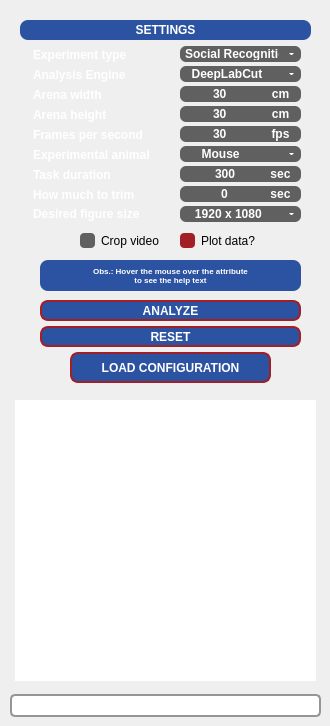
   <widget class="QWidget" name="analysis_tab">
    <attribute name="title">
     <string>ANALYSIS</string>
    </attribute>
    <widget class="QComboBox" name="type_combobox">
     <property name="geometry">
      <rect>
       <x>180</x>
       <y>46</y>
       <width>121</width>
       <height>16</height>
      </rect>
     </property>
     <property name="cursor">
      <cursorShape>PointingHandCursor</cursorShape>
     </property>
     <property name="styleSheet">
      <string notr="true">QComboBox{color:#FFFFFF;font:7pt&quot;Arial&quot;;font-weight:bold;background-color:#606060;border:0px;border-radius:6px;}QListView{color:#FFFFFF;font:8pt&quot;Century Gothic&quot;;font-weight:bold;background-color:#969696;border:0px;}QListView{color:#FFFFFF;font:7pt&quot;Arial&quot;;font-weight:bold;background-color:#606060;border:0px;border-radius:6px;}QComboBox::drop-down{width:20px;border:5px;}QComboBox::down-arrow{border-left:2px solid none;border-right:2px solid none;border-top:2px solid #FFFFFF;width:0.5px;height:1px;border-radius:2px;}QComboBox::down-arrow:hover{border-left:2px solid none;border-right:2px solid none;border-top:2px solid #A21F27;width:0.5px;height:1px;border-radius:2px;}QAbstractItemView{border:2px solid #969696;selection-background-color:#2C53A1;}</string>
     </property>
     <property name="currentText">
      <string notr="true">Social Recognition</string>
     </property>
     <property name="currentIndex">
      <number>1</number>
     </property>
     <item>
      <property name="text">
       <string>          NJR</string>
      </property>
     </item>
     <item>
      <property name="text">
       <string>Social Recognition</string>
      </property>
     </item>
    </widget>
    <widget class="QLabel" name="label_1">
     <property name="geometry">
      <rect>
       <x>20</x>
       <y>20</y>
       <width>291</width>
       <height>20</height>
      </rect>
     </property>
     <property name="styleSheet">
      <string notr="true">QLabel{border:#969696;background-color:#2C53A1;border-radius:8px;color:#FFFFFF;font:7pt&quot;Arial&quot;;font-weight:bold;}</string>
     </property>
     <property name="text">
      <string notr="true">SETTINGS</string>
     </property>
     <property name="alignment">
      <set>Qt::AlignmentFlag::AlignCenter</set>
     </property>
    </widget>
    <widget class="QLabel" name="label_3">
     <property name="geometry">
      <rect>
       <x>33</x>
       <y>87</y>
       <width>114</width>
       <height>16</height>
      </rect>
     </property>
     <property name="maximumSize">
      <size>
       <width>114</width>
       <height>16</height>
      </size>
     </property>
     <property name="styleSheet">
      <string notr="true">QLabel{color:#FFFFFF;font:7pt&quot;Arial&quot;;font-weight:bold;}</string>
     </property>
     <property name="text">
      <string notr="true">Arena width</string>
     </property>
    </widget>
    <widget class="QLabel" name="label_4">
     <property name="geometry">
      <rect>
       <x>33</x>
       <y>107</y>
       <width>114</width>
       <height>16</height>
      </rect>
     </property>
     <property name="maximumSize">
      <size>
       <width>114</width>
       <height>16</height>
      </size>
     </property>
     <property name="styleSheet">
      <string notr="true">QLabel{color:#FFFFFF;font:7pt&quot;Arial&quot;;font-weight:bold;}</string>
     </property>
     <property name="text">
      <string notr="true">Arena height</string>
     </property>
    </widget>
    <widget class="QLabel" name="label_11">
     <property name="geometry">
      <rect>
       <x>33</x>
       <y>167</y>
       <width>114</width>
       <height>16</height>
      </rect>
     </property>
     <property name="maximumSize">
      <size>
       <width>114</width>
       <height>16</height>
      </size>
     </property>
     <property name="styleSheet">
      <string notr="true">QLabel{color:#FFFFFF;font:7pt&quot;Arial&quot;;font-weight:bold;}</string>
     </property>
     <property name="text">
      <string notr="true">Task duration</string>
     </property>
    </widget>
    <widget class="QLabel" name="label_13">
     <property name="geometry">
      <rect>
       <x>40</x>
       <y>260</y>
       <width>261</width>
       <height>31</height>
      </rect>
     </property>
     <property name="font">
      <font>
       <family>Arial</family>
       <pointsize>6</pointsize>
       <italic>false</italic>
       <bold>true</bold>
      </font>
     </property>
     <property name="styleSheet">
      <string notr="true">QLabel{border:#969696;background-color:#2C53A1;border-radius:8px;color:#FFFFFF;font:6pt&quot;Arial&quot;;font-weight:bold;}</string>
     </property>
     <property name="text">
      <string notr="true">Obs.: Hover the mouse over the attribute
to see the help text</string>
     </property>
     <property name="alignment">
      <set>Qt::AlignmentFlag::AlignCenter</set>
     </property>
    </widget>
    <widget class="QLabel" name="label_5">
     <property name="geometry">
      <rect>
       <x>33</x>
       <y>127</y>
       <width>131</width>
       <height>16</height>
      </rect>
     </property>
     <property name="styleSheet">
      <string notr="true">QLabel{color:#FFFFFF;font:7pt&quot;Arial&quot;;font-weight:bold;}</string>
     </property>
     <property name="text">
      <string notr="true">Frames per second</string>
     </property>
    </widget>
    <widget class="QLabel" name="label_15">
     <property name="geometry">
      <rect>
       <x>33</x>
       <y>187</y>
       <width>114</width>
       <height>16</height>
      </rect>
     </property>
     <property name="maximumSize">
      <size>
       <width>114</width>
       <height>16</height>
      </size>
     </property>
     <property name="styleSheet">
      <string notr="true">QLabel{color:#FFFFFF;font:7pt&quot;Arial&quot;;font-weight:bold;}</string>
     </property>
     <property name="text">
      <string notr="true">How much to trim</string>
     </property>
    </widget>
    <widget class="QLabel" name="label_6">
     <property name="geometry">
      <rect>
       <x>260</x>
       <y>86</y>
       <width>41</width>
       <height>16</height>
      </rect>
     </property>
     <property name="styleSheet">
      <string notr="true">QLabel{border:#969696;background-color:#606060;border-bottom-right-radius:6px;border-top-right-radius:6px;color:#FFFFFF;font:7pt&quot;Arial&quot;;font-weight:bold;}</string>
     </property>
     <property name="text">
      <string notr="true">cm</string>
     </property>
     <property name="alignment">
      <set>Qt::AlignmentFlag::AlignCenter</set>
     </property>
    </widget>
    <widget class="QLineEdit" name="arena_width_lineedit">
     <property name="geometry">
      <rect>
       <x>180</x>
       <y>86</y>
       <width>81</width>
       <height>16</height>
      </rect>
     </property>
     <property name="styleSheet">
      <string notr="true">QLineEdit{border:#969696;background-color:#606060;border-bottom-left-radius:6px;border-top-left-radius:6px;color:#FFFFFF;font:7pt&quot;Arial&quot;;font-weight:bold;}</string>
     </property>
     <property name="text">
      <string notr="true">30</string>
     </property>
     <property name="alignment">
      <set>Qt::AlignmentFlag::AlignCenter</set>
     </property>
    </widget>
    <widget class="QLineEdit" name="task_duration_lineedit">
     <property name="geometry">
      <rect>
       <x>180</x>
       <y>166</y>
       <width>91</width>
       <height>16</height>
      </rect>
     </property>
     <property name="styleSheet">
      <string notr="true">QLineEdit{border:#969696;background-color:#606060;border-bottom-left-radius:6px;border-top-left-radius:6px;color:#FFFFFF;font:7pt&quot;Arial&quot;;font-weight:bold;border-bottom-right-radius:6px;border-top-right-radius:6px}</string>
     </property>
     <property name="text">
      <string notr="true">300</string>
     </property>
     <property name="alignment">
      <set>Qt::AlignmentFlag::AlignCenter</set>
     </property>
    </widget>
    <widget class="QLabel" name="label_8">
     <property name="geometry">
      <rect>
       <x>260</x>
       <y>126</y>
       <width>41</width>
       <height>16</height>
      </rect>
     </property>
     <property name="styleSheet">
      <string notr="true">QLabel{border:#969696;background-color:#606060;border-bottom-right-radius:6px;border-top-right-radius:6px;color:#FFFFFF;font:7pt&quot;Arial&quot;;font-weight:bold;}</string>
     </property>
     <property name="text">
      <string notr="true">fps</string>
     </property>
     <property name="alignment">
      <set>Qt::AlignmentFlag::AlignCenter</set>
     </property>
    </widget>
    <widget class="QPushButton" name="clear_button">
     <property name="geometry">
      <rect>
       <x>40</x>
       <y>326</y>
       <width>261</width>
       <height>21</height>
      </rect>
     </property>
     <property name="cursor">
      <cursorShape>PointingHandCursor</cursorShape>
     </property>
     <property name="styleSheet">
      <string notr="true">QPushButton{font:14pt&quot;Arial&quot;;font-weight:bold;}QPushButton{border:2px solid #A21F27;border-radius:8px;background-color:#2C53A1;color:#FFFFFF;font:10pt&quot;Arial&quot;;font-weight:bold;}QPushButton:pressed{border:2px solid #A21F27;border-radius:8px;background-color:#A21F27;color:#FFFFFF;}</string>
     </property>
     <property name="text">
      <string notr="true">RESET</string>
     </property>
    </widget>
    <widget class="QLabel" name="label_2">
     <property name="geometry">
      <rect>
       <x>33</x>
       <y>47</y>
       <width>112</width>
       <height>16</height>
      </rect>
     </property>
     <property name="maximumSize">
      <size>
       <width>114</width>
       <height>16</height>
      </size>
     </property>
     <property name="styleSheet">
      <string notr="true">QLabel{color:#FFFFFF;font:7pt&quot;Arial&quot;;font-weight:bold;}</string>
     </property>
     <property name="text">
      <string notr="true">Experiment type</string>
     </property>
    </widget>
    <widget class="QLabel" name="label_9">
     <property name="geometry">
      <rect>
       <x>33</x>
       <y>67</y>
       <width>112</width>
       <height>16</height>
      </rect>
     </property>
     <property name="maximumSize">
      <size>
       <width>114</width>
       <height>16</height>
      </size>
     </property>
     <property name="styleSheet">
      <string notr="true">QLabel{color:#FFFFFF;font:7pt&quot;Arial&quot;;font-weight:bold;}</string>
     </property>
     <property name="text">
      <string notr="true">Analysis Engine</string>
     </property>
    </widget>
    <widget class="QLineEdit" name="arena_height_lineedit">
     <property name="geometry">
      <rect>
       <x>180</x>
       <y>106</y>
       <width>81</width>
       <height>16</height>
      </rect>
     </property>
     <property name="styleSheet">
      <string notr="true">QLineEdit{border:#969696;background-color:#606060;border-bottom-left-radius:6px;border-top-left-radius:6px;color:#FFFFFF;font:7pt&quot;Arial&quot;;font-weight:bold;}</string>
     </property>
     <property name="text">
      <string notr="true">30</string>
     </property>
     <property name="alignment">
      <set>Qt::AlignmentFlag::AlignCenter</set>
     </property>
    </widget>
    <widget class="QLabel" name="label_17">
     <property name="geometry">
      <rect>
       <x>260</x>
       <y>166</y>
       <width>41</width>
       <height>16</height>
      </rect>
     </property>
     <property name="styleSheet">
      <string notr="true">QLabel{border:#969696;background-color:#606060;border-bottom-right-radius:6px;border-top-right-radius:6px;color:#FFFFFF;font:7pt&quot;Arial&quot;;font-weight:bold;}</string>
     </property>
     <property name="text">
      <string notr="true">sec</string>
     </property>
     <property name="alignment">
      <set>Qt::AlignmentFlag::AlignCenter</set>
     </property>
    </widget>
    <widget class="QPushButton" name="load_configuration_button">
     <property name="geometry">
      <rect>
       <x>70</x>
       <y>352</y>
       <width>201</width>
       <height>31</height>
      </rect>
     </property>
     <property name="cursor">
      <cursorShape>PointingHandCursor</cursorShape>
     </property>
     <property name="styleSheet">
      <string notr="true">QPushButton{font:14pt&quot;Arial&quot;;font-weight:bold;}QPushButton{border:2px solid #A21F27;border-radius:8px;background-color:#2C53A1;color:#FFFFFF;font:10pt&quot;Arial&quot;;font-weight:bold;}QPushButton:pressed{border:2px solid #A21F27;border-radius:8px;background-color:#A21F27;color:#FFFFFF;}</string>
     </property>
     <property name="text">
      <string notr="true">LOAD CONFIGURATION</string>
     </property>
    </widget>
    <widget class="QCheckBox" name="crop_video_checkbox">
     <property name="geometry">
      <rect>
       <x>80</x>
       <y>232</y>
       <width>88</width>
       <height>17</height>
      </rect>
     </property>
     <property name="styleSheet">
      <string notr="true">QCheckBox::indicator{width:15px;height:15px;background-color:#606060;border-radius:4px;}QCheckBox::indicator:checked{background-color:#A21F27;}</string>
     </property>
     <property name="text">
      <string>Crop video</string>
     </property>
     <property name="checked">
      <bool>false</bool>
     </property>
    </widget>
    <widget class="QLabel" name="label_16">
     <property name="geometry">
      <rect>
       <x>260</x>
       <y>186</y>
       <width>41</width>
       <height>16</height>
      </rect>
     </property>
     <property name="styleSheet">
      <string notr="true">QLabel{border:#969696;background-color:#606060;border-bottom-right-radius:6px;border-top-right-radius:6px;color:#FFFFFF;font:7pt&quot;Arial&quot;;font-weight:bold;}</string>
     </property>
     <property name="text">
      <string notr="true">sec</string>
     </property>
     <property name="alignment">
      <set>Qt::AlignmentFlag::AlignCenter</set>
     </property>
    </widget>
    <widget class="QProgressBar" name="progress_bar">
     <property name="geometry">
      <rect>
       <x>10</x>
       <y>694</y>
       <width>311</width>
       <height>23</height>
      </rect>
     </property>
     <property name="styleSheet">
      <string notr="true">QProgressBar { border: 2px solid #969696;border-radius:5px;text-align:center;color:#FFFFFF;font:10pt&quot;Arial&quot;;font-weight:bold;}QProgressBar::chunk{background-color:#2C53A1;width:20px;}
</string>
     </property>
     <property name="value">
      <number>0</number>
     </property>
    </widget>
    <widget class="QLineEdit" name="frames_per_second_lineedit">
     <property name="geometry">
      <rect>
       <x>180</x>
       <y>126</y>
       <width>81</width>
       <height>16</height>
      </rect>
     </property>
     <property name="styleSheet">
      <string notr="true">QLineEdit{border:#969696;background-color:#606060;border-bottom-left-radius:6px;border-top-left-radius:6px;color:#FFFFFF;font:7pt&quot;Arial&quot;;font-weight:bold;}</string>
     </property>
     <property name="text">
      <string notr="true">30</string>
     </property>
     <property name="alignment">
      <set>Qt::AlignmentFlag::AlignCenter</set>
     </property>
    </widget>
    <widget class="QLabel" name="label_10">
     <property name="geometry">
      <rect>
       <x>33</x>
       <y>147</y>
       <width>131</width>
       <height>16</height>
      </rect>
     </property>
     <property name="toolTip">
      <string>&lt;html&gt;&lt;head/&gt;&lt;body&gt;&lt;p&gt;&lt;span style=&quot; font-size:8pt; font-weight:400;&quot;&gt;Select the experimental animal used.&lt;/span&gt;&lt;/p&gt;&lt;p align=&quot;justify&quot;&gt;&lt;span style=&quot; font-size:8pt; font-weight:400; font-style:italic;&quot;&gt;Currently the calculations are being made considering these animals:&lt;br/&gt;Mouse = C57BL/6&lt;br/&gt;Rat = Wistar&lt;/span&gt;&lt;/p&gt;&lt;/body&gt;&lt;/html&gt;</string>
     </property>
     <property name="styleSheet">
      <string notr="true">QLabel{color:#FFFFFF;font:7pt&quot;Arial&quot;;font-weight:bold;}</string>
     </property>
     <property name="text">
      <string notr="true">Experimental animal</string>
     </property>
    </widget>
    <widget class="QComboBox" name="algo_type_combobox">
     <property name="geometry">
      <rect>
       <x>180</x>
       <y>66</y>
       <width>121</width>
       <height>16</height>
      </rect>
     </property>
     <property name="cursor">
      <cursorShape>PointingHandCursor</cursorShape>
     </property>
     <property name="styleSheet">
      <string notr="true">QComboBox{color:#FFFFFF;font:7pt&quot;Arial&quot;;font-weight:bold;background-color:#606060;border:0px;border-radius:6px;}QListView{color:#FFFFFF;font:8pt&quot;Century Gothic&quot;;font-weight:bold;background-color:#969696;border:0px;}QListView{color:#FFFFFF;font:7pt&quot;Arial&quot;;font-weight:bold;background-color:#606060;border:0px;border-radius:6px;}QComboBox::drop-down{width:20px;border:5px;}QComboBox::down-arrow{border-left:2px solid none;border-right:2px solid none;border-top:2px solid #FFFFFF;width:0.5px;height:1px;border-radius:2px;}QComboBox::down-arrow:hover{border-left:2px solid none;border-right:2px solid none;border-top:2px solid #A21F27;width:0.5px;height:1px;border-radius:2px;}QAbstractItemView{border:2px solid #969696;selection-background-color:#2C53A1;}</string>
     </property>
     <property name="currentText">
      <string notr="true">  DeepLabCut</string>
     </property>
     <property name="currentIndex">
      <number>0</number>
     </property>
     <item>
      <property name="text">
       <string notr="true">  DeepLabCut</string>
      </property>
     </item>
    </widget>
    <widget class="QLabel" name="label_7">
     <property name="geometry">
      <rect>
       <x>260</x>
       <y>106</y>
       <width>41</width>
       <height>16</height>
      </rect>
     </property>
     <property name="styleSheet">
      <string notr="true">QLabel{border:#969696;background-color:#606060;border-bottom-right-radius:6px;border-top-right-radius:6px;color:#FFFFFF;font:7pt&quot;Arial&quot;;font-weight:bold;}</string>
     </property>
     <property name="text">
      <string notr="true">cm</string>
     </property>
     <property name="alignment">
      <set>Qt::AlignmentFlag::AlignCenter</set>
     </property>
    </widget>
    <widget class="QComboBox" name="animal_combobox">
     <property name="geometry">
      <rect>
       <x>180</x>
       <y>146</y>
       <width>121</width>
       <height>16</height>
      </rect>
     </property>
     <property name="cursor">
      <cursorShape>PointingHandCursor</cursorShape>
     </property>
     <property name="toolTip">
      <string>&lt;html&gt;&lt;head/&gt;&lt;body&gt;&lt;p&gt;&lt;span style=&quot; font-size:8pt; font-weight:400;&quot;&gt;Select the experimental animal used.&lt;/span&gt;&lt;/p&gt;&lt;p align=&quot;justify&quot;&gt;&lt;span style=&quot; font-size:8pt; font-weight:400; font-style:italic;&quot;&gt;Currently the calculations are being made considering these animals:&lt;br/&gt;Mouse = C57BL/6&lt;br/&gt;Rat = Wistar&lt;/span&gt;&lt;/p&gt;&lt;/body&gt;&lt;/html&gt;</string>
     </property>
     <property name="styleSheet">
      <string notr="true">QComboBox{color:#FFFFFF;font:7pt&quot;Arial&quot;;font-weight:bold;background-color:#606060;border:0px;border-radius:6px;}QListView{color:#FFFFFF;font:8pt&quot;Century Gothic&quot;;font-weight:bold;background-color:#969696;border:0px;}QListView{color:#FFFFFF;font:7pt&quot;Arial&quot;;font-weight:bold;background-color:#606060;border:0px;border-radius:6px;}QComboBox::drop-down{width:20px;border:5px;}QComboBox::down-arrow{border-left:2px solid none;border-right:2px solid none;border-top:2px solid #FFFFFF;width:0.5px;height:1px;border-radius:2px;}QComboBox::down-arrow:hover{border-left:2px solid none;border-right:2px solid none;border-top:2px solid #A21F27;width:0.5px;height:1px;border-radius:2px;}QAbstractItemView{border:2px solid #969696;selection-background-color:#2C53A1;}</string>
     </property>
     <property name="currentText">
      <string notr="true">     Mouse</string>
     </property>
     <property name="currentIndex">
      <number>0</number>
     </property>
     <item>
      <property name="text">
       <string notr="true">     Mouse</string>
      </property>
     </item>
     <item>
      <property name="text">
       <string notr="true">        Rat</string>
      </property>
     </item>
    </widget>
    <widget class="QLineEdit" name="crop_video_time_lineedit">
     <property name="geometry">
      <rect>
       <x>180</x>
       <y>186</y>
       <width>91</width>
       <height>16</height>
      </rect>
     </property>
     <property name="styleSheet">
      <string notr="true">QLineEdit{border:#969696;background-color:#606060;border-bottom-left-radius:6px;border-top-left-radius:6px;color:#FFFFFF;font:7pt&quot;Arial&quot;;font-weight:bold;border-bottom-right-radius:6px;border-top-right-radius:6px}</string>
     </property>
     <property name="text">
      <string notr="true">0</string>
     </property>
     <property name="alignment">
      <set>Qt::AlignmentFlag::AlignCenter</set>
     </property>
    </widget>
    <widget class="QComboBox" name="fig_max_size">
     <property name="geometry">
      <rect>
       <x>180</x>
       <y>206</y>
       <width>121</width>
       <height>16</height>
      </rect>
     </property>
     <property name="sizePolicy">
      <sizepolicy hsizetype="Maximum" vsizetype="Maximum">
       <horstretch>0</horstretch>
       <verstretch>0</verstretch>
      </sizepolicy>
     </property>
     <property name="minimumSize">
      <size>
       <width>121</width>
       <height>16</height>
      </size>
     </property>
     <property name="maximumSize">
      <size>
       <width>121</width>
       <height>16</height>
      </size>
     </property>
     <property name="cursor">
      <cursorShape>PointingHandCursor</cursorShape>
     </property>
     <property name="toolTip">
      <string>&lt;html&gt;&lt;head/&gt;&lt;body&gt;&lt;p&gt;&lt;span style=&quot; font-size:8pt; font-weight:400;&quot;&gt;Set the maximum resolution for the resulting figures computed.&lt;/span&gt;&lt;/p&gt;&lt;p&gt;&lt;span style=&quot; font-size:8pt; font-weight:400; font-style:italic;&quot;&gt;Note that, to maintain aspect ratio of the original file, the final resolution might have &amp;quot;uncommon&amp;quot; sizes and might not match 1:1 the maximum resolution set (if the original image also had &amp;quot;uncommon&amp;quot; resolution).&lt;/span&gt;&lt;/p&gt;&lt;/body&gt;&lt;/html&gt;</string>
     </property>
     <property name="autoFillBackground">
      <bool>false</bool>
     </property>
     <property name="styleSheet">
      <string notr="true">QComboBox{color:#FFFFFF;font:7pt&quot;Arial&quot;;font-weight:bold;background-color:#606060;border:0px;border-radius:6px;}QListView{color:#FFFFFF;font:8pt&quot;Arial&quot;;font-weight:bold;background-color:#969696;border:0px;}QListView{color:#FFFFFF;font:7pt&quot;Arial&quot;;font-weight:bold;background-color:#606060;border:0px;border-radius:6px;}QComboBox::drop-down{width:20px;border:5px;}QComboBox::down-arrow{border-left:2px solid none;border-right:2px solid none;border-top:2px solid #FFFFFF;width:0.5px;height:1px;border-radius:2px;}QComboBox::down-arrow:hover{border-left:2px solid none;border-right:2px solid none;border-top:2px solid #A21F27;width:0.5px;height:1px;border-radius:2px;}QAbstractItemView{border:2px solid #969696;selection-background-color:#2C53A1;}</string>
     </property>
     <property name="currentText">
      <string notr="true">   1920 x 1080</string>
     </property>
     <property name="currentIndex">
      <number>2</number>
     </property>
     <property name="sizeAdjustPolicy">
      <enum>QComboBox::SizeAdjustPolicy::AdjustToContents</enum>
     </property>
     <item>
      <property name="text">
       <string>     640 x 480</string>
      </property>
     </item>
     <item>
      <property name="text">
       <string notr="true">    1280 x 720</string>
      </property>
     </item>
     <item>
      <property name="text">
       <string>   1920 x 1080</string>
      </property>
     </item>
     <item>
      <property name="text">
       <string>   2560 x 1440</string>
      </property>
     </item>
    </widget>
    <widget class="QTextEdit" name="resume_lineedit">
     <property name="geometry">
      <rect>
       <x>15</x>
       <y>400</y>
       <width>301</width>
       <height>281</height>
      </rect>
     </property>
     <property name="styleSheet">
      <string notr="true">QTextEdit{color:#FFFFFF;font:7pt&quot;Arial&quot;;font-weight:bold}
QScrollBar:horizontal {
    background-color: #353535;
    height: 10px;
}

QScrollBar::handle:horizontal {
    background-color: #2C53A1;
    min-width: 20px;
}

QScrollBar::add-page:horizontal,
QScrollBar::sub-page:horizontal {
    background-color: #353535;
}

QScrollBar:vertical {
    background-color: #353535;
    width: 10px;
}

QScrollBar::handle:vertical {
    background-color: #2C53A1;
    min-height: 20px;
}

QScrollBar::add-page:vertical,
QScrollBar::sub-page:vertical {
    background-color: #353535;
}</string>
     </property>
     <property name="frameShape">
      <enum>QFrame::Shape::NoFrame</enum>
     </property>
     <property name="readOnly">
      <bool>true</bool>
     </property>
    </widget>
    <widget class="QLabel" name="label_12">
     <property name="geometry">
      <rect>
       <x>33</x>
       <y>204</y>
       <width>111</width>
       <height>20</height>
      </rect>
     </property>
     <property name="toolTip">
      <string>&lt;html&gt;&lt;head/&gt;&lt;body&gt;&lt;p&gt;&lt;span style=&quot; font-size:8pt; font-weight:400;&quot;&gt;Set the maximum resolution for the resulting figures computed.&lt;/span&gt;&lt;/p&gt;&lt;p&gt;&lt;span style=&quot; font-size:8pt; font-weight:400; font-style:italic;&quot;&gt;Note that, to maintain aspect ratio of the original file, the final resolution might have &amp;quot;uncommon&amp;quot; sizes and might not match 1:1 the maximum resolution set (if the original image also had &amp;quot;uncommon&amp;quot; resolution).&lt;/span&gt;&lt;/p&gt;&lt;/body&gt;&lt;/html&gt;</string>
     </property>
     <property name="styleSheet">
      <string notr="true">QLabel{color:#FFFFFF;font:7pt&quot;Arial&quot;;font-weight:bold;}</string>
     </property>
     <property name="text">
      <string notr="true">Desired figure size</string>
     </property>
    </widget>
    <widget class="QPushButton" name="analysis_button">
     <property name="enabled">
      <bool>true</bool>
     </property>
     <property name="geometry">
      <rect>
       <x>40</x>
       <y>300</y>
       <width>261</width>
       <height>21</height>
      </rect>
     </property>
     <property name="cursor">
      <cursorShape>PointingHandCursor</cursorShape>
     </property>
     <property name="styleSheet">
      <string notr="true">QPushButton{font:10pt&quot;Arial&quot;;font-weight:bold;}QPushButton{border:2px solid #A21F27;border-radius:8px;background-color:#2C53A1;color:#FFFFFF;font:10pt&quot;Arial&quot;;font-weight:bold;}QPushButton:pressed{border:2px solid #A21F27;border-radius:8px;background-color:#A21F27;color:#FFFFFF;}</string>
     </property>
     <property name="text">
      <string notr="true">ANALYZE</string>
     </property>
    </widget>
    <widget class="QCheckBox" name="plot_data_checkbox">
     <property name="geometry">
      <rect>
       <x>180</x>
       <y>232</y>
       <width>88</width>
       <height>17</height>
      </rect>
     </property>
     <property name="styleSheet">
      <string notr="true">QCheckBox::indicator{width:15px;height:15px;background-color:#606060;border-radius:4px;}QCheckBox::indicator:checked{background-color:#A21F27;}</string>
     </property>
     <property name="text">
      <string>Plot data?</string>
     </property>
     <property name="checked">
      <bool>true</bool>
     </property>
    </widget>
    <zorder>type_combobox</zorder>
    <zorder>label_1</zorder>
    <zorder>label_3</zorder>
    <zorder>label_4</zorder>
    <zorder>label_11</zorder>
    <zorder>label_13</zorder>
    <zorder>label_5</zorder>
    <zorder>label_15</zorder>
    <zorder>label_6</zorder>
    <zorder>arena_width_lineedit</zorder>
    <zorder>task_duration_lineedit</zorder>
    <zorder>label_8</zorder>
    <zorder>clear_button</zorder>
    <zorder>label_2</zorder>
    <zorder>label_9</zorder>
    <zorder>arena_height_lineedit</zorder>
    <zorder>label_17</zorder>
    <zorder>load_configuration_button</zorder>
    <zorder>crop_video_checkbox</zorder>
    <zorder>label_16</zorder>
    <zorder>frames_per_second_lineedit</zorder>
    <zorder>label_10</zorder>
    <zorder>algo_type_combobox</zorder>
    <zorder>label_7</zorder>
    <zorder>animal_combobox</zorder>
    <zorder>crop_video_time_lineedit</zorder>
    <zorder>fig_max_size</zorder>
    <zorder>label_12</zorder>
    <zorder>analysis_button</zorder>
    <zorder>progress_bar</zorder>
    <zorder>resume_lineedit</zorder>
    <zorder>plot_data_checkbox</zorder>
   </widget>
